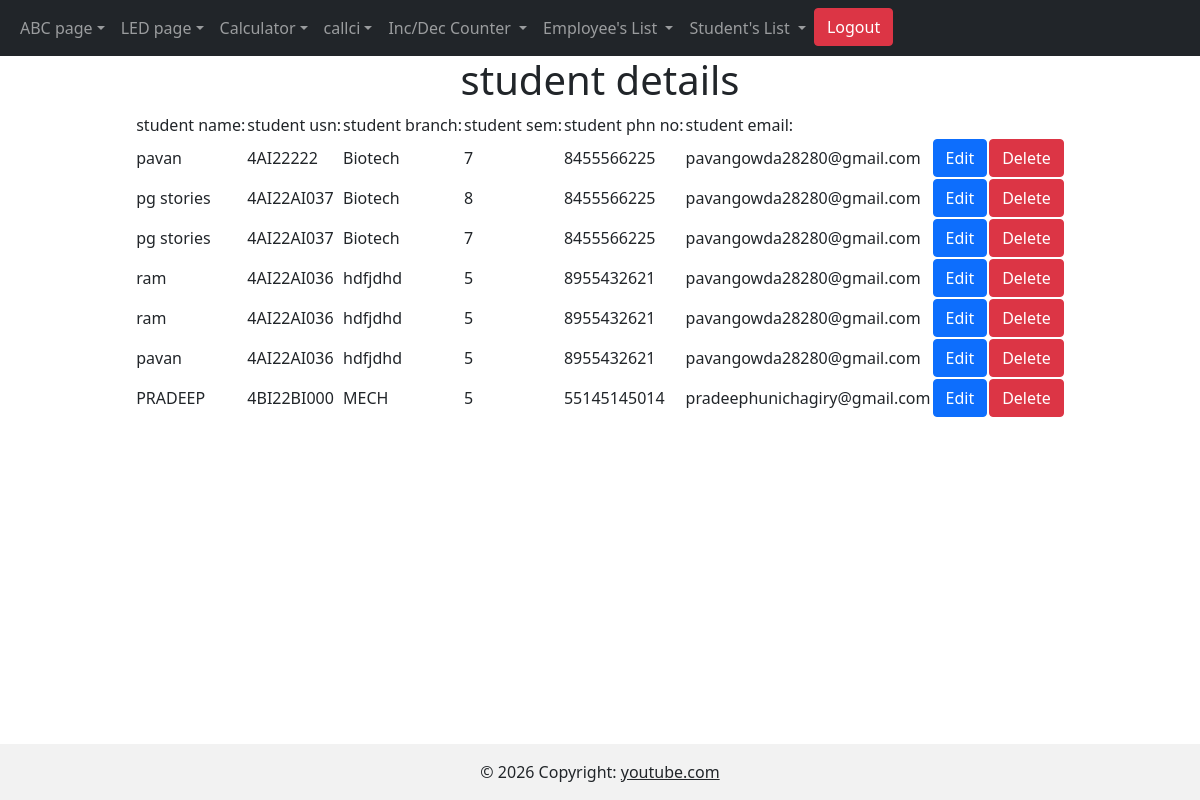
Screenshot of /student_view/ with the database file from the repository.
### basics/models.py (models this page shows)
class student_Table(models.Model):
    name = models.CharField(max_length=500)
    usn= models.CharField(max_length=500)
    branch = models.CharField(max_length=500)
    sem= models.CharField(max_length=500)
    phn_no = models.IntegerField()
    email = models.EmailField()

### basics/views.py (the view)
# urls.py: path("student_view/", student_view, name="student_view"),
def student_view(request):
    getstudent=student_Table.objects.all()
    return render(request,"student_view.html",context={"getstudent":getstudent})

### basics/templates/student_view.html (shortened to what this page needs)
{% extends 'index.html' %}
{% block content %}
<head>
</head>
<body>
   <form method="POST">
    <center>
        <h1>student details</h1>
        <table>
            <tr>
                <td>
                    student name:
                </td>
                <td>
                    student usn:
                </td>
                <td>
                    student branch:
                </td>
                <td>
                    student sem:
                </td>
                <td>
                    student phn no:
                </td>
                <td>
                    student email:
                </td>
            </tr>
            {% for s in getstudent %}
            <tr>
                <td>
                    {{s.name}}
                </td>
                <td>
                    {{s.usn}}
                </td>
                <td>
                    {{s.branch}}
                </td>
                <td>
                    {{s.sem}}
                </td>
                <td>
                    {{s.phn_no}}
                </td>
                <td>
                    {{s.email}}
                </td>
                <td>
                    <a href="/student_update/{{s.id}}" class="btn btn-primary">Edit</a>
                </td>
                <td>
                    <a href="/student_delete/{{s.id}}" class="btn btn-danger">Delete</a>
                </td>
            </tr>
            {% endfor %}
        </table>
    </center>
   </form>
</body>
{% endblock %}

### basics/templates/index.html (shortened to what this page needs)
<!doctype html>
<html lang="en">
<head>
    <link href="https://cdn.jsdelivr.net/npm/bootstrap@5.0.2/dist/css/bootstrap.min.css" rel="stylesheet"
>
</head>
<body
    style="background-image: url('https://images.pexels.com/photos/1166644/pexels-photo-1166644.jpeg')">
    <nav class="navbar navbar-expand-lg navbar-dark bg-dark">
        <div class="container-fluid">
            <div class="collapse navbar-collapse" id="navbarNavDarkDropdown">
                <ul class="navbar-nav">
                    <li class="nav-item dropdown">
                        <a class="nav-link dropdown-toggle" href="#" id="navbarDarkDropdownMenuLink" role="button"
                            data-bs-toggle="dropdown" aria-expanded="false">ABC page</a>
                    </li>
                    <li class="nav-item dropdown">
                        <a class="nav-link dropdown-toggle" href="#" id="navbarDarkDropdownMenuLink" role="button"
                            data-bs-toggle="dropdown" aria-expanded="false">LED page</a>
                    </li>
                    <li class="nav-item dropdown">
                        <a class="nav-link dropdown-toggle" href="#" id="navbarDarkDropdownMenuLink" role="button"
                            data-bs-toggle="dropdown" aria-expanded="false">Calculator</a>
                    </li>
                    <li class="nav-item dropdown">
                        <a class="nav-link dropdown-toggle" href="#" id="navbarDarkDropdownMenuLink" role="button"
                            data-bs-toggle="dropdown" aria-expanded="false">callci</a>
                    </li>
                    <li class="nav-item dropdown">
                        <a class="nav-link dropdown-toggle" href="#" id="navbarDarkDropdownMenuLink" role="button"
                            data-bs-toggle="dropdown" aria-expanded="false">
                            Inc/Dec Counter
                        </a>
                    </li>
                    <li class="nav-item dropdown">
                        <a class="nav-link dropdown-toggle" href="#" id="navbarDarkDropdownMenuLink" role="button"
                            data-bs-toggle="dropdown" aria-expanded="false">
                            Employee's List
                        </a>
                    </li>
                    <li class="nav-item dropdown">
                        <a class="nav-link dropdown-toggle" href="#" id="navbarDarkDropdownMenuLink" role="button"
                            data-bs-toggle="dropdown" aria-expanded="false">
                            Student's List
                        </a>
                    </li>
                    <li class="nav-item ">
                        <a href="{% url 'logout' %}" class="btn btn-danger">Logout</a>
                    </li>"
                </ul>
            </div>
        </div>
    </nav>
</body>
<footer class="footer">
    <div class="fixed-bottom text-center p-3" style="background-color: rgba(0, 0, 0, 0.05);">
        © 2026 Copyright:
        <a class="text-body" href="https://www.youtube.com/">youtube.com</a>
    </div>
</footer>
{% block content %}
{% endblock %}
</html>

### rows the page displays
student_Table: name "pavan", usn "4AI22222", branch "Biotech", sem "7", phn_no "8455566225", email "pavangowda28280@gmail.com"
student_Table: name "pg stories", usn "4AI22AI037", branch "Biotech", sem "8", phn_no "8455566225", email "pavangowda28280@gmail.com"
student_Table: name "pg stories", usn "4AI22AI037", branch "Biotech", sem "7", phn_no "8455566225", email "pavangowda28280@gmail.com"
student_Table: name "ram", usn "4AI22AI036", branch "hdfjdhd", sem "5", phn_no "8955432621", email "pavangowda28280@gmail.com"
student_Table: name "ram", usn "4AI22AI036", branch "hdfjdhd", sem "5", phn_no "8955432621", email "pavangowda28280@gmail.com"
student_Table: name "pavan", usn "4AI22AI036", branch "hdfjdhd", sem "5", phn_no "8955432621", email "pavangowda28280@gmail.com"
student_Table: name "PRADEEP", usn "4BI22BI000", branch "MECH", sem "5", phn_no "55145145014", email "pradeephunichagiry@gmail.com"
